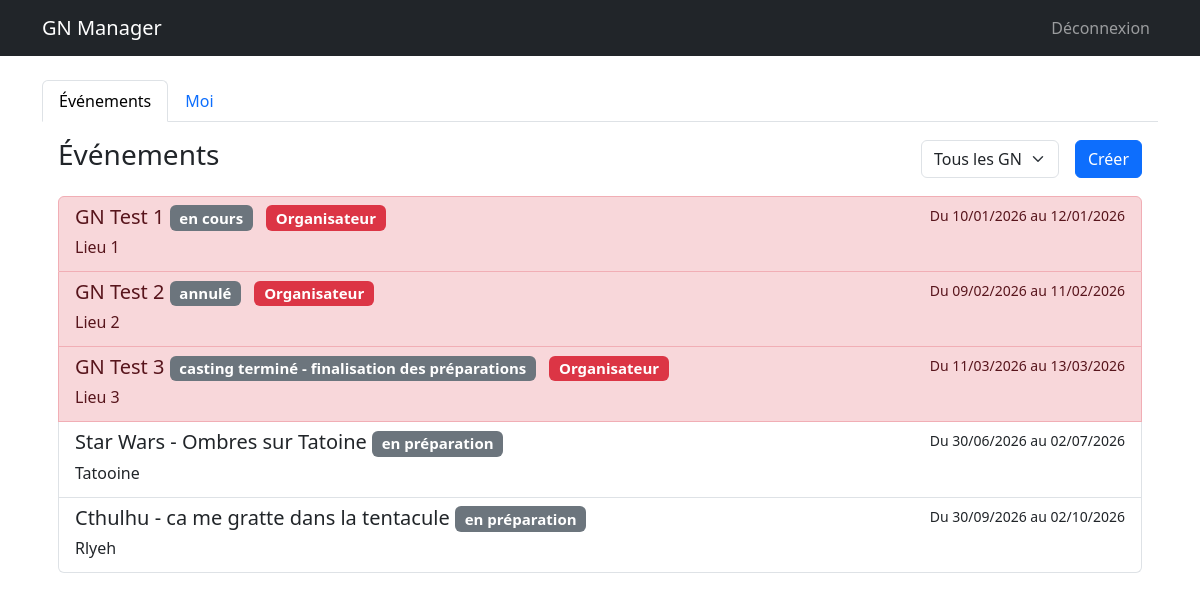
Page /dashboard (signed in) on the committed database.
### models.py (models this page shows)
class Event(db.Model):
    id = db.Column(db.Integer, primary_key=True)
    name = db.Column(db.String(100), nullable=False)
    date_start = db.Column(db.DateTime, nullable=False)
    date_end = db.Column(db.DateTime, nullable=False)
    location = db.Column(db.String(200))
    background_image = db.Column(db.String(200))
    visibility = db.Column(db.String(20), default='public') # public, private
    organizer_structure = db.Column(db.String(100))
    status = db.Column(db.String(100), default='en préparation')
    @property
    def computed_status(self):
        from datetime import datetime
        now = datetime.now()
        if self.status in ['annulé', 'reporté à une date indéfinie']:
            return self.status
        if self.date_start and self.date_end:
            if self.date_start <= now <= self.date_end:
                return "en cours"
            if now > self.date_end:
                return "terminé"
        return self.status

### routes.py (the view)
@main.route('/dashboard')
@login_required
def dashboard():
    users = []
    if current_user.is_admin:
        users = User.query.all()
    filter_type = request.args.get('filter', 'all')
    my_participations = Participant.query.filter_by(user_id=current_user.id).all()
    my_event_ids = [p.event_id for p in my_participations]
    my_roles = {p.event_id: p.type for p in my_participations}
    events = []
    now = datetime.now()
    if filter_type == 'mine':
        if my_event_ids:
            events = Event.query.filter(Event.id.in_(my_event_ids)).order_by(Event.date_start).all()
    elif filter_type == 'future':
        events = Event.query.filter(Event.date_start >= now).order_by(Event.date_start).all()
    elif filter_type == 'past':
        events = Event.query.filter(Event.date_end < now).order_by(Event.date_start.desc()).all()
    else:
        events = Event.query.order_by(Event.date_start).all()
    return render_template('dashboard.html', user=current_user, users=users, events=events, my_event_ids=my_event_ids, my_roles=my_roles, current_filter=filter_type)

### templates/dashboard.html (shortened to what this page needs)
{% extends "base.html" %}
{% block content %}
<ul class="nav nav-tabs" id="myTab" role="tablist">
    <li class="nav-item" role="presentation">
        <button class="nav-link active" id="events-tab" data-bs-toggle="tab" data-bs-target="#events" type="button"
            role="tab">Événements</button>
    </li>
    <li class="nav-item" role="presentation">
        <button class="nav-link" id="me-tab" data-bs-toggle="tab" data-bs-target="#me" type="button"
            role="tab">Moi</button>
    </li>
</ul>
<div class="tab-content" id="myTabContent">
    <div class="tab-pane fade show active p-3" id="events" role="tabpanel">
        <div class="d-flex justify-content-between align-items-center mb-3">
            <h3>Événements</h3>
            <div class="d-flex gap-2">
                <form action="/dashboard" method="GET" class="d-flex align-items-center">
                    <select name="filter" class="form-select me-2" onchange="this.form.submit()">
                        <option value="all" {% if current_filter=='all' %}selected{% endif %}>Tous les GN</option>
                    </select>
                </form>
                <a href="/event/create" class="btn btn-primary">Créer</a>
            </div>
        </div>
        <div class="list-group">
            {% for e in events %}
            {% set role = my_roles.get(e.id) %}
            {% set row_class = "" %}
            {% set badge_class = "" %}
            {% set badge_text = "" %}
            {% if role == 'organisateur' %}
            {% set row_class = "list-group-item-danger" %}
            {% set badge_class = "bg-danger" %}
            {% set badge_text = "Organisateur" %}
            {% elif role == 'PJ' %}
            {% set row_class = "list-group-item-success" %}
            {% set badge_class = "bg-success" %}
            {% set badge_text = "PJ" %}
            {% elif role == 'PNJ' %}
            {% set row_class = "list-group-item-primary" %}
            {% set badge_class = "bg-primary" %}
            {% set badge_text = "PNJ" %}
            {% elif role %}
            {% set row_class = "list-group-item-success" %}
            {% set badge_class = "bg-success" %}
            {% set badge_text = "Inscrit" %}
            {% endif %}
            <a href="/event/{{ e.id }}" class="list-group-item list-group-item-action {{ row_class }}">
                <div class="d-flex w-100 justify-content-between">
                    <h5 class="mb-1">
                        {{ e.name }}
                        <span class="badge bg-secondary">{{ e.computed_status }}</span>
                        {% if role %}
                        <span class="badge {{ badge_class }} ms-2">{{ badge_text }}</span>
                        {% endif %}
                    </h5>
                    <small>Du {{ e.date_start.strftime('%d/%m/%Y') }} au {{ e.date_end.strftime('%d/%m/%Y') }}</small>
                </div>
                <p class="mb-1">{{ e.location }}</p>
            </a>
            {% else %}
            <p class="text-muted text-center mt-4">Aucun événement trouvé pour ce filtre.</p>
            {% endfor %}
        </div>
    </div>
</div>
{% endblock %}

### templates/base.html (shortened to what this page needs)
<!DOCTYPE html>
<html lang="fr">
<head>
    <link href="https://cdn.jsdelivr.net/npm/bootstrap@5.3.0/dist/css/bootstrap.min.css" rel="stylesheet">
</head>
<body>
    <nav class="navbar navbar-expand-lg navbar-dark bg-dark">
        <div class="container">
            <a class="navbar-brand" href="/">GN Manager</a>
            {% if current_user.is_authenticated %}
            <div class="navbar-nav ms-auto">
                <a class="nav-link" href="/logout">Déconnexion</a>
            </div>
            {% endif %}
        </div>
    </nav>
    <div class="container mt-4">
        {% block content %}{% endblock %}
    </div>
</body>
</html>

### rows in the picture
Event: name "GN Test 1", computed_status "en cours", badge_text "Organisateur", date_start "10/01/2026", date_end "12/01/2026", location "Lieu 1"
Event: name "GN Test 2", computed_status "annulé", badge_text "Organisateur", date_start "09/02/2026", date_end "11/02/2026", location "Lieu 2"
Event: name "GN Test 3", computed_status "casting terminé - finalisation des préparations", badge_text "Organisateur", date_start "11/03/2026", date_end "13/03/2026", location "Lieu 3"
Event: name "Star Wars - Ombres sur Tatoine", computed_status "en préparation", date_start "30/06/2026", date_end "02/07/2026", location "Tatooine"
Event: name "Cthulhu - ca me gratte dans la tentacule", computed_status "en préparation", date_start "30/09/2026", date_end "02/10/2026", location "Rlyeh"
